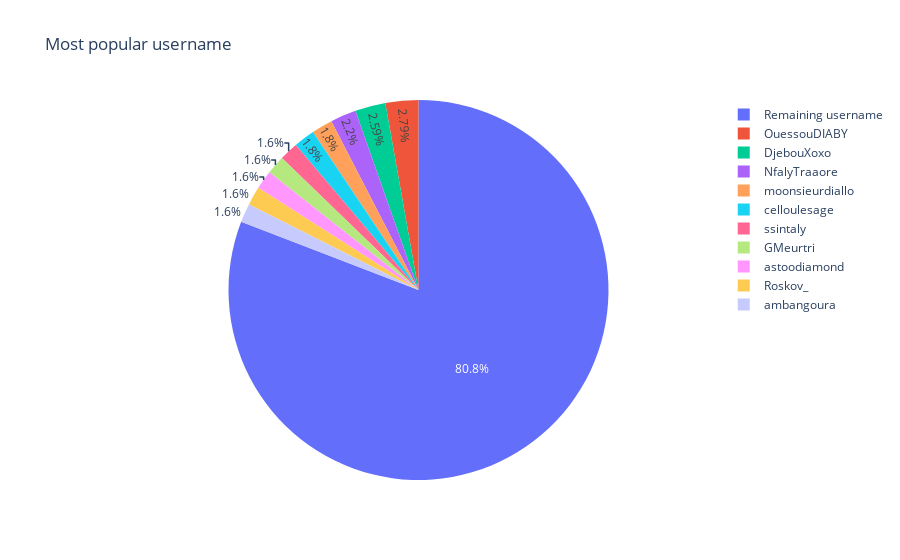

Notebook code for this chart:
### Code cell
plt.figure(figsize=(16, 9))
data = df.loc[1:, "username"].value_counts()[:10].to_dict()
data["Remaining username"] = sum(df.loc[1:, "username"].value_counts()[10:])

px.pie(
    pd.DataFrame(
        {
            "username": data.keys(),
            "Count": data.values(),
        }
    ),
    names="username",
    values="Count",
    title="Most popular username",
)

### Figure 1 — Plotly figure (JSON) as saved in the notebook; plotly's stock layout.template omitted (floating-point values rounded to 4 significant figures)
{"data": [{"domain": {"x": [0, 1], "y": [0, 1]}, "hovertemplate": "username=%{label}<br>Count=%{value}<extra></extra>", "labels": ["OuessouDIABY", "DjebouXoxo", "NfalyTraaore", "moonsieurdiallo", "celloulesage", "ssintaly", "GMeurtri", "astoodiamond", "Roskov_", "ambangoura", "Remaining username"], "legendgroup": "", "name": "", "showlegend": true, "type": "pie", "values": [14, 13, 11, 9, 9, 8, 8, 8, 8, 8, 405]}], "layout": {"autosize": true, "legend": {"tracegroupgap": 0}, "title": {"text": "Most popular username"}}}
